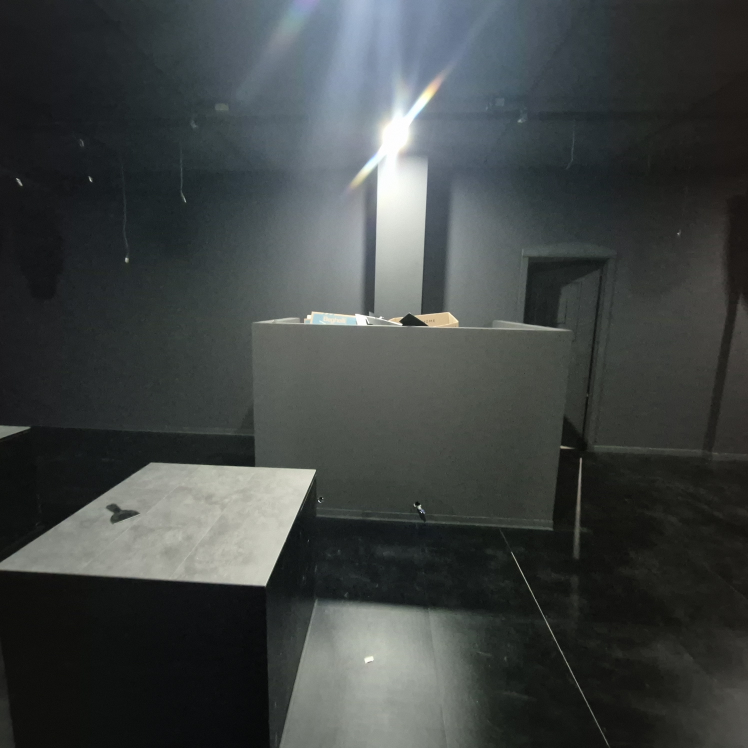
#> input picture RENDER_GABBIE_BANCONE/rif_scena_angolata.jpg, 2992 x 2992 px, found by its file name (shown at 1/4 size)
$ python render_tunnel.py
#> lines starting #> are read from the running program, lines starting #| are printed output that depends on the picture; after the words box and inside, x2 and y2 are one past the last pixel; in counts of white or black regions, pixels touching at a corner belong together
#!/usr/bin/env python3
# Fotoinserimento deterministico: gabbia sul cubo SX + struttura C sul bancone
# Foto base: rif_scena_angolata.jpg (2992x2992). Coordinate misurate in spazio 1200.
from PIL import Image, ImageDraw, ImageFilter

SRC = '/home/user/Matteo/RENDER_GABBIE_BANCONE/rif_scena_angolata.jpg'
OUT = 'render_TUNNEL_v5.png'
K = 2992/1200.0          # 1200-space -> full res
SS = 2                   # supersampling overlay

img = Image.open(SRC).convert('RGB')
#> img is the input picture: PIL image 2992x2992 RGB; mean R, G, B 63.9, 68.4, 67.6
W, H = img.size
#> W = 2992; H = 2992

# ---------- utilità ----------
def S(p):  # 1200-space -> full-res
    return (p[0]*K, p[1]*K)

def lerp(a, b, t):
    return (a[0]+(b[0]-a[0])*t, a[1]+(b[1]-a[1])*t)

# ---------- 1) PULIZIE (clonazioni) ----------
def patch(dst_box, src_box):
    """copia src su dst (box in 1200-space, interi) con feather"""
    d = tuple(int(v*K) for v in dst_box)
    s = tuple(int(v*K) for v in src_box)
    region = img.crop(s).resize((d[2]-d[0], d[3]-d[1]))
    mask = Image.new('L', region.size, 255)
    mask = mask.filter(ImageFilter.GaussianBlur(6))
    img.paste(region, (d[0], d[1]), mask)

# scatoloni sopra il bancone: per ogni colonna si stira in giù il muro
# (e il pilastro luminoso) preso appena sopra gli scatoloni, fino al bordo
SLOPE = (526-512)/490.0
def edge_y(x): return 512 + SLOPE*(x-403)
X0, X1 = 452, 768
step = 4
for xc in range(X0, X1, step):
    x_px0, x_px1 = int(xc*K), int((xc+step)*K)
    ye = edge_y(xc)
    strip = img.crop((x_px0, int(398*K), x_px1, int(452*K)))
    strip = strip.resize((x_px1-x_px0, int(ye*K)-int(398*K)))
    img.paste(strip, (x_px0, int(398*K)))
    # fondi delle scatole che sporgevano sotto il filo: si stira in su la
    # fascia pulita del fronte del bancone
    fr = img.crop((x_px0, int((ye+17)*K), x_px1, int((ye+47)*K)))
    fr = fr.resize((x_px1-x_px0, int((ye+18)*K)-int(ye*K)))
    img.paste(fr, (x_px0, int(ye*K)))
# filo del piano ridisegnato interpolando i colori reali del bordo pulito
import math
cl = img.crop((int(424*K), int(511*K), int(434*K), int(514*K))).resize((1, 1)).getpixel((0, 0))
#> cl = (91, 97, 93)
cr = img.crop((int(792*K), int(522*K), int(802*K), int(525*K))).resize((1, 1)).getpixel((0, 0))
#> cr = (121, 126, 119)
de = ImageDraw.Draw(img)
for xc in range(X0, X1):
    t = (xc-424)/(792-424)
    col = tuple(int(cl[i]+(cr[i]-cl[i])*t) for i in range(3))
    ye = edge_y(xc)
    de.rectangle([xc*K, (ye-0.7)*K, (xc+1)*K, (ye+0.9)*K], fill=col)
#> this loop made 316 passes
#> col on passes 1 to 3: (93, 99, 94), (93, 99, 95), (93, 99, 95)
# oggetto a terra davanti al bancone
patch((586, 792, 626, 822), (536, 792, 576, 822))
#> in patch, `region = img.crop(s).resize((d[2]-d[0], d[3]-d[1]))`:
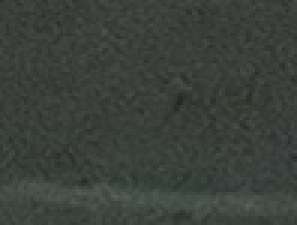
#> region: PIL image 99x75 RGB (shown 3 times larger); mean R, G, B 59, 64.6, 59.3
#> in patch, `mask = Image.new('L', region.size, 255)`: mask: PIL image 99x75 L; every value is 255
# attrezzo sul piano del cubo: clone da destra + pareggio luminanza + maschera morbida
tgt = (136, 788, 248, 848)
src = (254, 790, 366, 850)
d0 = tuple(int(v*K) for v in tgt)
s0 = tuple(int(v*K) for v in src)
reg = img.crop(s0).resize((d0[2]-d0[0], d0[3]-d0[1]))
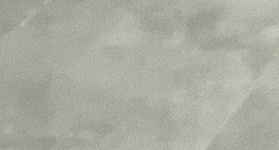
#> reg: PIL image 279x150 RGB; mean R, G, B 170.7, 171.6, 161.1
ring = img.crop((d0[0]-24, d0[1]-24, d0[2]+24, d0[1]-4)).resize((1, 1)).getpixel((0, 0))
#> ring = (99, 102, 97)
rm = reg.resize((1, 1)).getpixel((0, 0))
#> rm = (171, 172, 162)
gain = (sum(ring)/3.0) / max(1.0, sum(rm)/3.0)
#> gain = 0.59
gain = max(0.85, min(1.15, gain)) * 0.96
#> gain = 0.816
reg = reg.point(lambda p: int(min(255, p*gain)))
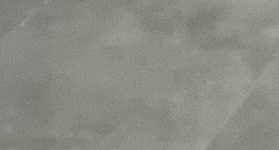
#> reg: PIL image 279x150 RGB; mean R, G, B 138.8, 139.6, 131
m2 = Image.new('L', reg.size, 0)
#> m2: PIL image 279x150 L; every value is 0
ImageDraw.Draw(m2).rectangle([14, 14, reg.size[0]-14, reg.size[1]-14], fill=255)
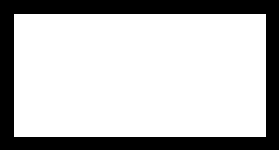
#> m2: PIL image 279x150 L; 74.1% white; 1 black region, box (x1, y1, x2, y2) and area: (0, 0, 279, 150) 10854
m2 = m2.filter(ImageFilter.GaussianBlur(16))
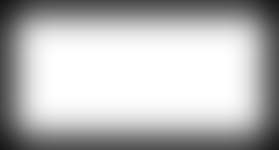
#> m2: PIL image 279x150 L; min 21, max 255, mean 184
img.paste(reg, (d0[0], d0[1]), m2)

# ---------- 2) OVERLAY TUBI ----------
ov = Image.new('RGBA', (W*SS, H*SS), (0, 0, 0, 0))
#> ov: PIL image 5984x5984 RGBA; every value is 0
od = ImageDraw.Draw(ov)

C_EDGE = (10, 10, 12, 255)
C_BODY = (38, 38, 44, 255)
C_HI   = (110, 110, 122, 160)
C_FIT  = (24, 24, 28, 255)
C_FITH = (84, 84, 94, 140)

def T(p):  # 1200-space -> overlay space
    return (p[0]*K*SS, p[1]*K*SS)

def tube(a, b, w):
    A, B = T(a), T(b)
    wpx = w*K*SS
    od.line([A, B], fill=C_EDGE, width=int(wpx))
    od.line([A, B], fill=C_BODY, width=max(1, int(wpx*0.68)))
    # highlight spostato verso la luce (alto-sinistra)
    off = wpx*0.16
    od.line([(A[0]-off, A[1]-off), (B[0]-off, B[1]-off)],
            fill=C_HI, width=max(1, int(wpx*0.22)))

def collar(p, w, along=None):
    """manicotto raccordo: segmento corto più grosso"""
    if along is None:
        a = (p[0], p[1]-w*0.9); b = (p[0], p[1]+w*0.9)
    else:
        dx, dy = along
        n = (dx*dx+dy*dy) ** 0.5 or 1
        dx, dy = dx/n, dy/n
        a = (p[0]-dx*w*0.9, p[1]-dy*w*0.9)
        b = (p[0]+dx*w*0.9, p[1]+dy*w*0.9)
    A, B = T(a), T(b)
    wpx = w*1.55*K*SS
    od.line([A, B], fill=C_EDGE, width=int(wpx))
    od.line([A, B], fill=C_FIT, width=max(1, int(wpx*0.7)))
    off = wpx*0.14
    od.line([(A[0]-off, A[1]-off), (B[0]-off, B[1]-off)],
            fill=C_FITH, width=max(1, int(wpx*0.2)))

def flange(p, w):
    P = T(p)
    rx, ry = w*1.9*K*SS, w*0.75*K*SS
    od.ellipse([P[0]-rx*1.25, P[1]-ry*1.15, P[0]+rx*1.25, P[1]+ry*1.35],
               fill=(0, 0, 0, 90))  # ombra di contatto
    od.ellipse([P[0]-rx, P[1]-ry, P[0]+rx, P[1]+ry], fill=C_FIT, outline=C_EDGE,
               width=max(1, int(0.5*K*SS)))

# ---------- 2a) STRUTTURA C SUL BANCONE ----------
# fronte 220: base sul bordo (403,512)->(893,526); h = altezza bancone locale
FL, FR = (403, 512), (893, 526)
HL, HR = 336, 304                     # h bancone in px ai due angoli
TL, TR = (FL[0], FL[1]-HL), (FR[0], FR[1]-HR)
wL, wR = 7.6, 6.9                     # Ø tubo in px ai due lati

# Convenzione confermata: SX/DX guardando DALL'APERTURA (da dietro il bancone).
# Dalla camera (davanti) il braccio 180 con 3 verticali sta quindi a SINISTRA
# dell'immagine, il braccio 110 con 1 verticale a DESTRA.

# braccio 180 (3 verticali) — angolo sinistro in camera, recede verso il VP
arm_end_b = (461, 495)
arm_end_t = (461, 167)
tube(TL, arm_end_t, wL*0.92)          # corrente sommità braccio 180
arm_fracs = [0.34, 0.62, 0.84]        # 44/88/132 su 180 con compressione prospettica
for f in arm_fracs:
    b = lerp(FL, arm_end_b, f)
    t = lerp(TL, arm_end_t, f)
    tube(b, t, wL*0.9)
    collar(t, wL*0.72, along=(arm_end_t[0]-TL[0], arm_end_t[1]-TL[1]))
    flange(b, wL*0.8)
collar(arm_end_t, wL*0.8, along=(0, 1))  # gomito estremità
flange(arm_end_b, wL*0.8)
tube(arm_end_b, arm_end_t, wL*0.88)

# braccio 110 (1 verticale a metà) — angolo destro in camera, lungo il ritorno
axl_b = (933, 514)
axl_t = (933, 213)
tube(TR, axl_t, wR*0.94)
mb, mt = lerp(FR, axl_b, 0.5), lerp(TR, axl_t, 0.5)
tube(mb, mt, wR*0.92)
collar(mt, wR*0.72, along=(axl_t[0]-TR[0], axl_t[1]-TR[1]))
flange(mb, wR*0.82)
collar(axl_t, wR*0.8, along=(0, 1))
flange(axl_b, wR*0.82)
tube(axl_b, axl_t, wR*0.9)

# fronte: 7 verticali (2 angolari + 5 intermedi) e corrente di sommità
for i in range(7):
    t = i/6.0
    b = lerp(FL, FR, t)
    tp = lerp(TL, TR, t)
    w = wL + (wR-wL)*t
    tube(b, tp, w)
    flange(b, w*0.85)
    if 0 < i < 6:
        collar(tp, w*0.75, along=(FR[0]-FL[0], FR[1]-FL[1]))
tube(TL, TR, (wL+wR)/2)               # corrente sommità fronte (sopra i T)
collar(TL, wL*0.8); collar(TR, wR*0.8)  # angoli JM128

# ---------- 2b) GRATA NEL CUBO ----------
# faccia frontale del cubo: quad (62,858)-(455,903)-(450,1075)-(55,1090) con cornice
gq = [(62, 858), (455, 903), (450, 1075), (55, 1090)]
def quad_pt(u, v):
    top = lerp(gq[0], gq[1], u)
    bot = lerp(gq[3], gq[2], u)
    return lerp(top, bot, v)
ins = 0.09
g00, g10 = quad_pt(ins, ins+0.03), quad_pt(1-ins, ins+0.03)
g01, g11 = quad_pt(ins, 1-ins), quad_pt(1-ins, 1-ins)
od.polygon([T(g00), T(g10), T(g11), T(g01)], fill=(8, 8, 10, 235))
GL = (42, 42, 48, 255)
for i in range(1, 8):
    u = ins + (1-2*ins)*i/8.0
    od.line([T(quad_pt(u, ins+0.03)), T(quad_pt(u, 1-ins))], fill=GL,
            width=max(1, int(0.55*K*SS)))
for j in range(1, 6):
    v = ins+0.03 + (1-2*ins-0.03)*j/6.0
    od.line([T(quad_pt(ins, v)), T(quad_pt(1-ins, v))], fill=GL,
            width=max(1, int(0.55*K*SS)))

# ---------- 2c) GABBIA SUL CUBO ----------
# quad piano del cubo (senso orario): BL(back-left) BR FR FL(front-left)
q = {'BL': (170, 737), 'BR': (492, 760), 'FR': (455, 903), 'FL': (62, 858)}
def cube_pt(u, v):
    """u: sinistra->destra, v: dietro->davanti sul piano del cubo"""
    back = lerp(q['BL'], q['BR'], u)
    front = lerp(q['FL'], q['FR'], u)
    return lerp(back, front, v)
i5 = 5.0/90.0
base = {
    'BL': cube_pt(i5, i5), 'BR': cube_pt(1-i5, i5),
    'FR': cube_pt(1-i5, 1-i5), 'FL': cube_pt(i5, 1-i5),
}
hpx = {'FL': 700, 'FR': 555, 'BL': 630, 'BR': 500}   # 230cm in px per angolo
wpost = {'FL': 10.7, 'FR': 8.2, 'BL': 8.8, 'BR': 6.7}
top = {k: (base[k][0], base[k][1]-hpx[k]) for k in base}
lv = {k: [(base[k][0], base[k][1]-hpx[k]/3.0),
          (base[k][0], base[k][1]-hpx[k]*2/3.0)] for k in base}

def wmid(a, b): return (wpost[a]+wpost[b])/2

# ordine pittore: dietro -> davanti
flange(base['BL'], wpost['BL']); tube(base['BL'], top['BL'], wpost['BL'])
# correnti lato SINISTRO (FL-BL) e lato DIETRO (BL-BR)
for i in (0, 1):
    tube(lv['BL'][i], lv['BR'][i], wmid('BL', 'BR')*0.95)
    tube(lv['FL'][i], lv['BL'][i], wmid('FL', 'BL')*0.95)
# telaio superiore lati dietro e sinistro
tube(top['BL'], top['BR'], wmid('BL', 'BR'))
tube(top['FL'], top['BL'], wmid('FL', 'BL'))
collar(top['BL'], wpost['BL']*0.8)
for i in (0, 1):
    collar(lv['BL'][i], wpost['BL']*0.75)

flange(base['BR'], wpost['BR']); tube(base['BR'], top['BR'], wpost['BR'])
collar(top['BR'], wpost['BR']*0.8)
for i in (0, 1):
    tube(lv['FR'][i], lv['BR'][i], wmid('FR', 'BR')*0.95)   # lato DESTRO
    collar(lv['BR'][i], wpost['BR']*0.75)
tube(top['FR'], top['BR'], wmid('FR', 'BR'))

flange(base['FL'], wpost['FL']); tube(base['FL'], top['FL'], wpost['FL'])
collar(top['FL'], wpost['FL']*0.8)
for i in (0, 1):
    collar(lv['FL'][i], wpost['FL']*0.75)

flange(base['FR'], wpost['FR']); tube(base['FR'], top['FR'], wpost['FR'])
collar(top['FR'], wpost['FR']*0.8)
for i in (0, 1):
    collar(lv['FR'][i], wpost['FR']*0.75)
# fronte APERTO: solo corrente di sommità
tube(top['FL'], top['FR'], wmid('FL', 'FR'))

# ---------- 3) COMPOSIZIONE ----------
ov = ov.resize((W, H), Image.LANCZOS)
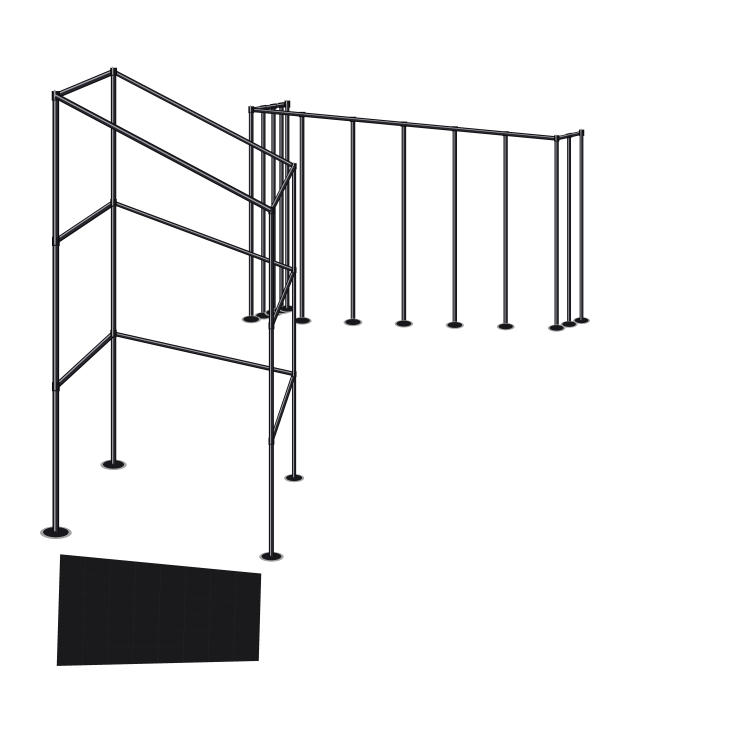
#> ov: PIL image 2992x2992 RGBA (shown at 1/4 size); mean R, G, B, A 2.3, 2.3, 2.7, 19.8; transparent parts drawn white
ov = ov.filter(ImageFilter.GaussianBlur(1.1))
img = img.convert('RGBA')
#> img: PIL image 2992x2992 RGBA
img.alpha_composite(ov)
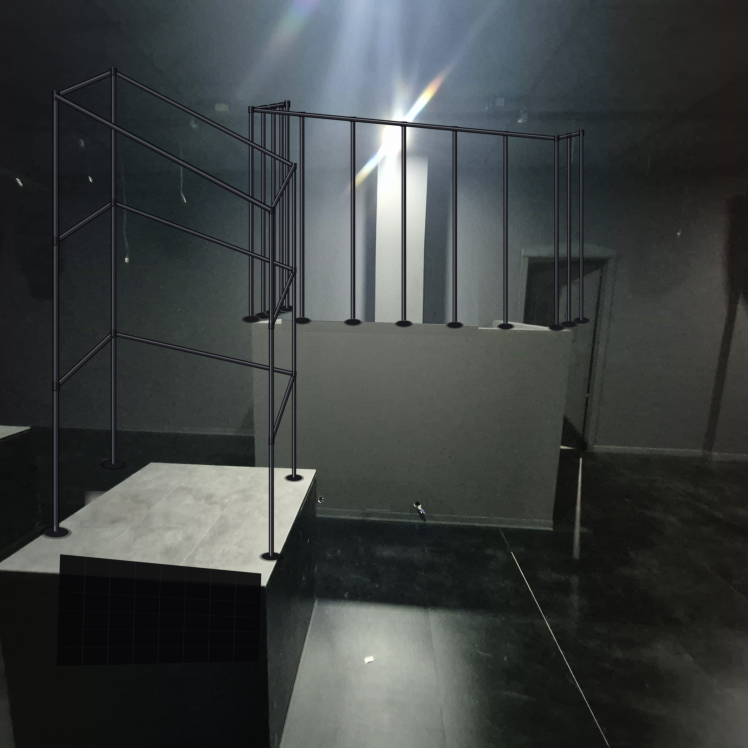
#> img: PIL image 2992x2992 RGBA (shown at 1/4 size); mean R, G, B, A 61.1, 65.2, 64.8, 255
img = img.convert('RGB')
#> img: PIL image 2992x2992 RGB
img.save(OUT, quality=95)
print('salvato', OUT, img.size)
#| salvato render_TUNNEL_v5.png (2992, 2992)

$ run again, with RENDER_GABBIE_BANCONE/rif_dettaglio_cubo.jpg copied over RENDER_GABBIE_BANCONE/rif_scena_angolata.jpg
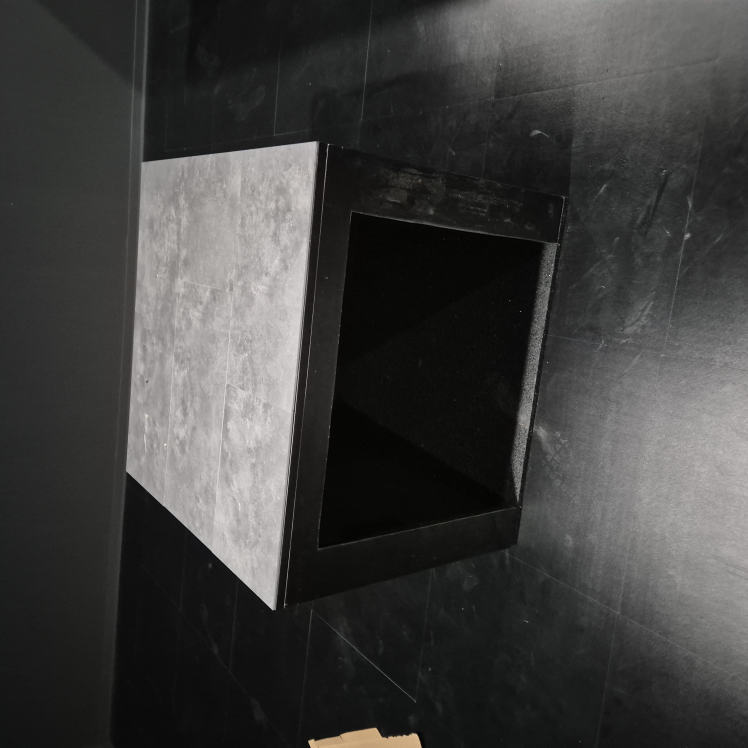
#> input picture RENDER_GABBIE_BANCONE/rif_dettaglio_cubo.jpg, 2992 x 2992 px, found by its file name (shown at 1/4 size)
#> img is the input picture: PIL image 2992x2992 RGB; mean R, G, B 64, 63.6, 62.5
#> cl = (190, 186, 185)
#> cr = (13, 13, 11)
#> the loop `for xc in range(X0, X1):` made 316 passes
#> col on passes 1 to 3: (176, 172, 171), (176, 172, 171), (175, 171, 170)
#> mask: PIL image 99x75 L; every value is 255
#> `reg = img.crop(s0).resize((d0[2]-d0[0], d0[3]-d0[1]))`:
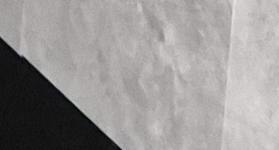
#> reg: PIL image 279x150 RGB; mean R, G, B 153.3, 150.2, 149.5
#> ring = (62, 62, 60)
#> rm = (156, 153, 152)
#> `gain = (sum(ring)/3.0) / max(1.0, sum(rm)/3.0)`: gain = 0.399
#> `gain = max(0.85, min(1.15, gain)) * 0.96`: gain = 0.816
#> `img.alpha_composite(ov)`:
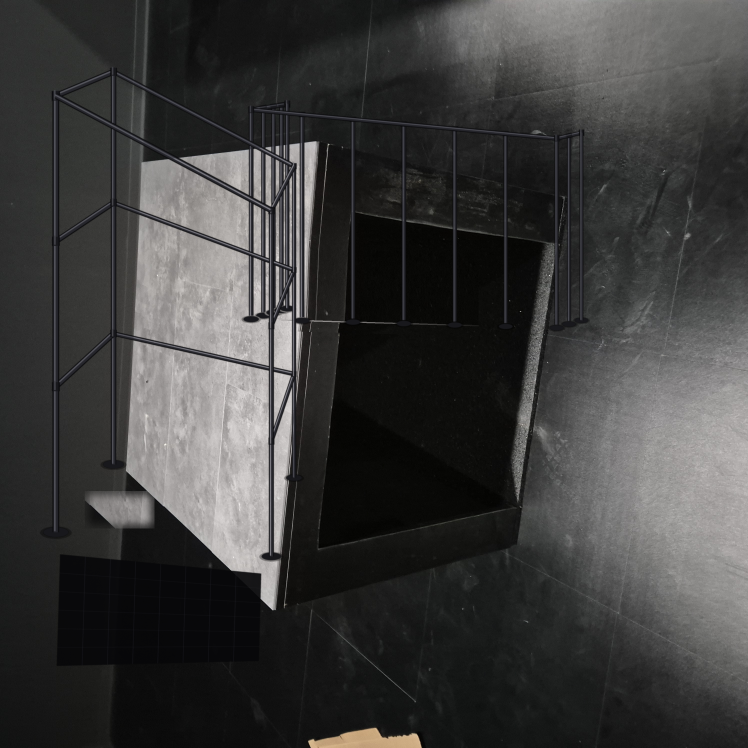
#> img: PIL image 2992x2992 RGBA (shown at 1/4 size); mean R, G, B, A 61.3, 61, 60.2, 255
#| salvato render_TUNNEL_v5.png (2992, 2992)
